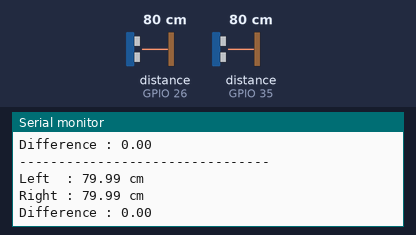
Bench run of a sketch on a simulated ESP32. Parts: the last lines printed to the serial monitor. Wiring (inferred from the names in the program): 2 × ultrasonic range finder: trigger GPIO 27, echo GPIO 26 / trigger GPIO 32, echo GPIO 35. Inputs (shaded band) come from the test bench; at power-on: distance to the obstacle (sensors on GPIO 26, GPIO 35) 80 cm. The echo pulse lasts 58.3 µs per cm; WiFi joins after 1.5 s; servers stay silent unless stated; no MQTT or app messages arrive unless stated.

Above: at 2.7 s.
2.8 s: distance to the obstacle (sensor on GPIO 26) set to 2 cm
At 5.36 s:
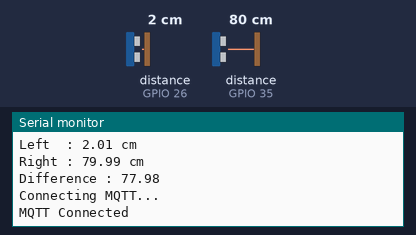
5.8 s: distance to the obstacle (sensor on GPIO 35) set to 2 cm
At 6.2 s:
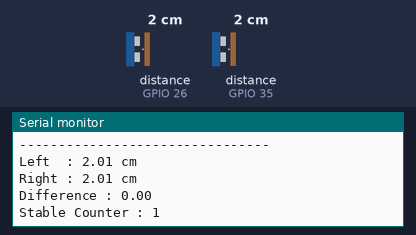
7.7 s: distance to the obstacle (sensor on GPIO 26) set to 4 cm
At 7.85 s:
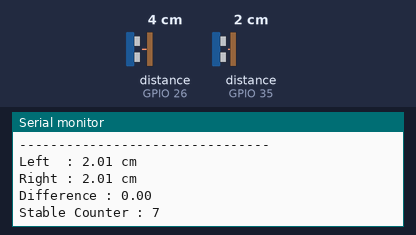
9.2 s: distance to the obstacle (sensor on GPIO 35) set to 4 cm
At 9.2 s:
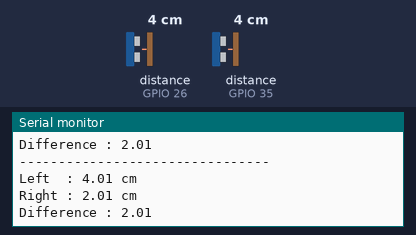
Timing chart, 0 to 11.7 s (numbered marks = the images above; inputs shaded):
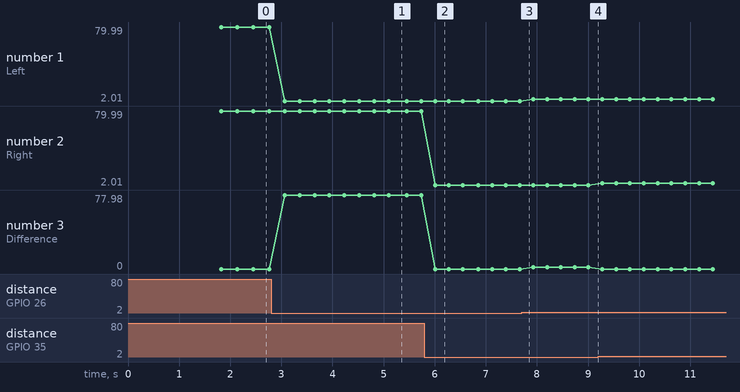

Measured:
- the behaviour switches between 2 and 3 cm on distance to the obstacle (sensor on GPIO 35) (found by bisection; images 3 and 4)
- after the input at 2.8 s, the serial monitor: prints a new line after 0.27 s (image 1)
- after the input at 5.8 s, the serial monitor: prints a new line after 0.21 s (image 2)
- plotted number 1: 79.99 → 2.01 after the input at 2.8 s, 2.01 → 4.01 after the input at 7.7 s
- plotted number 3: 0 → 77.98 after the input at 2.8 s, 77.98 → 0 after the input at 5.8 s

The sketch:

sketch_jun6a.ino
```cpp
// ======================================================
// LIBRARIES
// ======================================================

#include <WiFi.h>
#include <WiFiClientSecure.h>
#include <PubSubClient.h>
#include <ArduinoJson.h>

// ======================================================
// WIFI CONFIGURATION
// ======================================================

const char* WIFI_SSID = "yaudahiya";
const char* WIFI_PASSWORD = "minimal8";

// ======================================================
// MQTT CONFIGURATION
// ======================================================

const char* MQTT_HOST = "h742d878.ala.asia-southeast1.emqxsl.com";
const int MQTT_PORT = 8883;

const char* MQTT_USERNAME = "parking";
const char* MQTT_PASSWORD = "parking12345";

const char* MQTT_CLIENT_ID = "ESP32-PARKING-001";

const char* MQTT_TOPIC_STATUS = "parking/1/status";

// ======================================================
// DEVICE CONFIGURATION
// ======================================================

const char* DEVICE_ID = "ESP32-001";
const char* SENSOR_CODE = "ENTRANCE-001";
const int LOCATION_ID = 5;

// ======================================================
// SENSOR PIN
// ======================================================

#define TRIG_LEFT 27
#define ECHO_LEFT 26

#define TRIG_RIGHT 32
#define ECHO_RIGHT 35

// ======================================================
// SENSOR CONFIGURATION
// ======================================================

// Jarak antar sensor prototype
const float GATE_DISTANCE = 20.0;

// Kendaraan dianggap menutupi sensor
const float BLOCK_THRESHOLD = 8.0;

// Maksimal selisih kiri-kanan
const float MAX_DIFFERENCE = 2.0;

// Threshold release
const float RELEASE_THRESHOLD = GATE_DISTANCE - 2.0;

// Filter
const int FILTER_SAMPLES = 5;

// Stabil detection
const int REQUIRED_STABLE_READS = 3;

// Interval pembacaan
const int READ_INTERVAL = 250;

// Delay agar ultrasonic tidak saling ganggu
const int SENSOR_DELAY = 60;

// ======================================================
// MQTT CLIENT
// ======================================================

WiFiClientSecure wifiClient;
PubSubClient mqttClient(wifiClient);

// ======================================================
// GLOBAL STATE
// ======================================================

bool vehiclePresent = false;

int stableCounter = 0;

unsigned long lastRead = 0;

unsigned long lastReconnectAttempt = 0;

unsigned long lastWifiReconnectAttempt = 0;

const unsigned long WIFI_RECONNECT_INTERVAL = 5000;
const unsigned long MQTT_RECONNECT_INTERVAL = 5000;

const char* FW_VERSION = "1.0.0";

float leftDistance = -1;

float rightDistance = -1;

// ======================================================
// WIFI FUNCTIONS
// ======================================================

void connectWiFi()
{
    if (WiFi.status() == WL_CONNECTED)
        return;

    Serial.println();
    Serial.println("================================");
    Serial.println("Connecting WiFi...");
    Serial.println("================================");

    WiFi.mode(WIFI_STA);

    WiFi.begin(
        WIFI_SSID,
        WIFI_PASSWORD);

    while (WiFi.status() != WL_CONNECTED)
    {
        delay(500);
        Serial.print(".");
    }

    Serial.println();
    Serial.println("WiFi Connected");

    Serial.print("IP : ");
    Serial.println(WiFi.localIP());

    if (WiFi.status() != WL_CONNECTED)
    {
    WiFi.reconnect();
    }
}

// ======================================================
// MQTT FUNCTIONS
// ======================================================

void connectMQTT()
{
    if (mqttClient.connected())
        return;

    unsigned long now = millis();

    if (now - lastReconnectAttempt < MQTT_RECONNECT_INTERVAL)
        return;

    lastReconnectAttempt = now;

    wifiClient.setInsecure();

    mqttClient.setServer(
        MQTT_HOST,
        MQTT_PORT);

    Serial.println("Connecting MQTT...");

    bool connected =
        mqttClient.connect(
            MQTT_CLIENT_ID,
            MQTT_USERNAME,
            MQTT_PASSWORD);

    if (connected)
    {
        Serial.println("MQTT Connected");

        mqttClient.publish(
            MQTT_TOPIC_STATUS,
            "{\"status\":\"online\"}",
            false);
    }
    else
    {
        Serial.print("MQTT Error : ");
        Serial.println(mqttClient.state());
    }
}

void maintainConnection()
{
    if (WiFi.status() != WL_CONNECTED)
    {
        connectWiFi();
    }

    if (!mqttClient.connected())
    {
        connectMQTT();
    }

    mqttClient.loop();
}

// ======================================================
// MQTT PUBLISH
// ======================================================

void publishVehicleStatus(
    bool vehiclePresent,
    float leftDistance,
    float rightDistance)
{
    StaticJsonDocument<256> doc;

    doc["device_id"] = DEVICE_ID;
    doc["sensor_code"] = SENSOR_CODE;
    doc["location_id"] = LOCATION_ID;

    doc["vehicle_present"] = vehiclePresent;

    doc["left_distance"] = leftDistance;
    doc["right_distance"] = rightDistance;

    doc["event"] =
        vehiclePresent
            ? "vehicle_detected"
            : "vehicle_released";
    doc["fw"] = FW_VERSION;
    doc["wifi_rssi"] = WiFi.RSSI();
    doc["uptime"] = millis() / 1000;
    doc["read_time"] = millis();


    char payload[256];

    serializeJson(doc, payload);

        bool success = mqttClient.publish(
            MQTT_TOPIC_STATUS,
            payload,
            false);

    Serial.println("--------------------------------");
    Serial.println("MQTT Publish");

    if(success)
    {
        Serial.println("SUCCESS");
    }
    else
    {
        Serial.println("FAILED");
    }

    Serial.println(payload);

    Serial.println("--------------------------------");
}
// ======================================================
// SENSOR FUNCTIONS
// ======================================================

float readDistance(int trigPin, int echoPin)
{
    digitalWrite(trigPin, LOW);
    delayMicroseconds(2);

    digitalWrite(trigPin, HIGH);
    delayMicroseconds(10);

    digitalWrite(trigPin, LOW);

    long duration = pulseIn(echoPin, HIGH, 30000);

    if(duration == 0)
        return -1;

    return duration * 0.0343 / 2.0;
}

float filteredDistance(int trigPin, int echoPin)
{
    float values[FILTER_SAMPLES];

    int valid = 0;

    for(int i=0;i<FILTER_SAMPLES;i++)
    {
        float d = readDistance(trigPin,echoPin);

        if(d>0 && d<400)
        {
            values[valid++] = d;
        }

        delay(20);
    }

    if(valid==0)
        return -1;

    for(int i=0;i<valid-1;i++)
    {
        for(int j=i+1;j<valid;j++)
        {
            if(values[j] < values[i])
            {
                float temp = values[i];
                values[i] = values[j];
                values[j] = temp;
            }
        }
    }

    return values[valid/2];
}

// ======================================================
// PARKING BUSINESS LOGIC
// ======================================================

void processParking()
{
    if (millis() - lastRead < READ_INTERVAL)
        return;

    lastRead = millis();

    // =============================
    // Read Left Sensor
    // =============================

    leftDistance = filteredDistance(
        TRIG_LEFT,
        ECHO_LEFT);

    // Hindari cross-talk
    delay(SENSOR_DELAY);

    // =============================
    // Read Right Sensor
    // =============================

    rightDistance = filteredDistance(
        TRIG_RIGHT,
        ECHO_RIGHT);

    Serial.println("--------------------------------");

    Serial.print("Left  : ");
    Serial.print(leftDistance);
    Serial.println(" cm");

    Serial.print("Right : ");
    Serial.print(rightDistance);
    Serial.println(" cm");

    float difference =
        abs(leftDistance - rightDistance);

    Serial.print("Difference : ");
    Serial.println(difference);

    bool leftBlocked =
        leftDistance > 0 &&
        leftDistance <= BLOCK_THRESHOLD;

    bool rightBlocked =
        rightDistance > 0 &&
        rightDistance <= BLOCK_THRESHOLD;

    bool balanced =
        difference <= MAX_DIFFERENCE;

    if (leftBlocked &&
        rightBlocked &&
        balanced)
    {
        stableCounter++;

        Serial.print("Stable Counter : ");
        Serial.println(stableCounter);
    }
    else
    {
        stableCounter = 0;
    }

    // =====================================
    // VEHICLE DETECTED
    // =====================================

    if (!vehiclePresent &&
        stableCounter >= REQUIRED_STABLE_READS)
    {
        vehiclePresent = true;

        Serial.println();
        Serial.println("############################");
        Serial.println("VEHICLE DETECTED");
        Serial.println("############################");
        Serial.println();

        publishVehicleStatus(
            true,
            leftDistance,
            rightDistance);
    }

    // =====================================
    // VEHICLE RELEASED
    // =====================================

    if (vehiclePresent &&
        leftDistance >= RELEASE_THRESHOLD &&
        rightDistance >= RELEASE_THRESHOLD)
    {
        vehiclePresent = false;

        stableCounter = 0;

        Serial.println();
        Serial.println("Vehicle Released");
        Serial.println();

        publishVehicleStatus(
            false,
            leftDistance,
            rightDistance);
    }
}

// ======================================================
// SETUP
// ======================================================

void setup()
{
    Serial.begin(115200);

    pinMode(TRIG_LEFT, OUTPUT);
    pinMode(ECHO_LEFT, INPUT);

    pinMode(TRIG_RIGHT, OUTPUT);
    pinMode(ECHO_RIGHT, INPUT);

    Serial.println();
    Serial.println("================================");
    Serial.println("Parking Sensor v2");
    Serial.println("================================");

    connectWiFi();
        while (WiFi.status() != WL_CONNECTED)
{
    delay(500);
    Serial.print(".");
}

Serial.println();
Serial.println("WiFi Connected");
Serial.println(WiFi.localIP());

    connectMQTT();

    Serial.println();
    Serial.println("System Ready");
}

// ======================================================
// LOOP
// ======================================================

void loop()
{
    maintainConnection();

    processParking();
}
```
